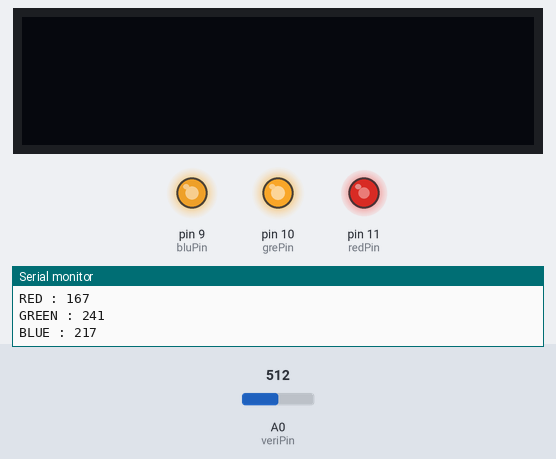
Bench run of a sketch on a simulated Arduino Uno, built with avr-gcc and run on an emulated ATmega328P. On the bench: 128×32 one-colour display, output pins drawn as LEDs (lit = HIGH), the last lines printed to the serial monitor. The test bench sets the inputs (shaded band); at power-on: A0 (veriPin) = 512. Random numbers use the default seed unless the sketch sets one.

Above: at 1.2 s.
1.3 s: A0 (veriPin) set to 716
At 2.5 s:
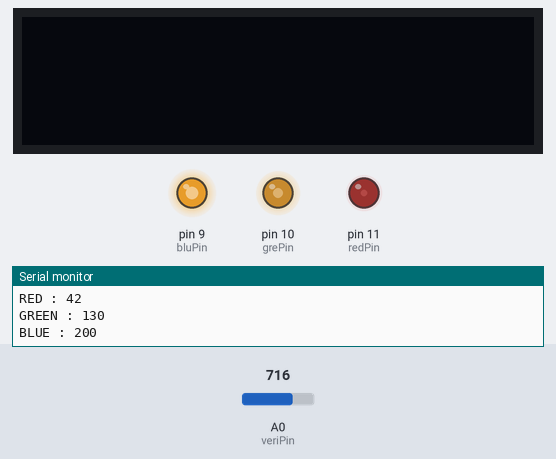
2.8 s: A0 (veriPin) set to 900
At 3.7 s:
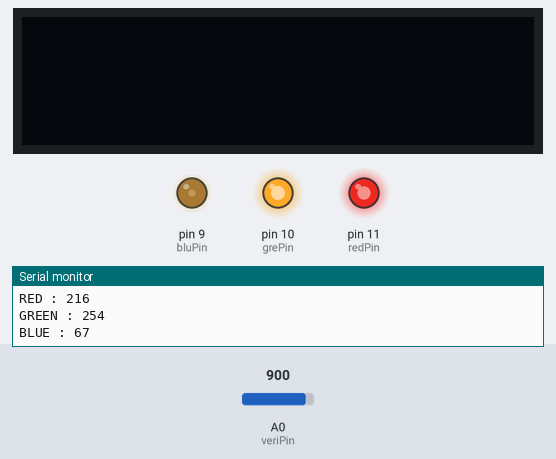
4.3 s: A0 (veriPin) set to 1023
At 4.8 s:
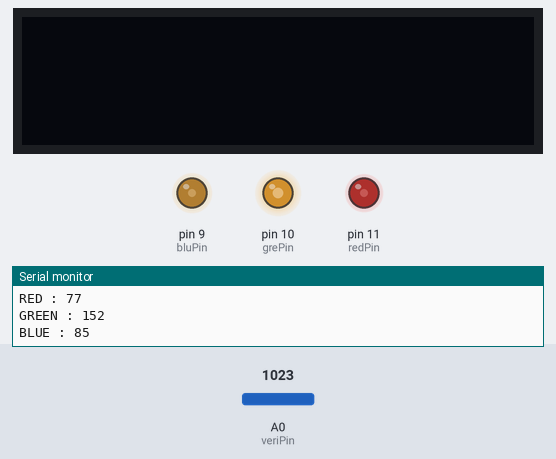
5.8 s: A0 (veriPin) set to 1013
At 7.0 s:
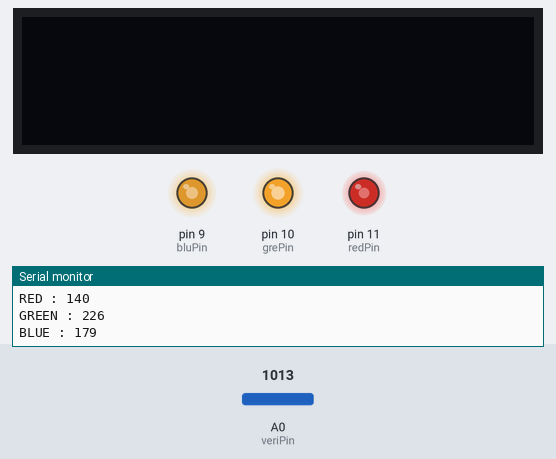
7.3 s: A0 (veriPin) set to 511
At 8.3 s:
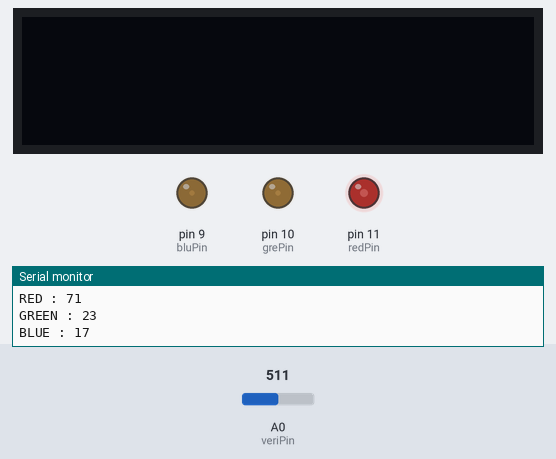
8.8 s: A0 (veriPin) set to 306
At 9.4 s:
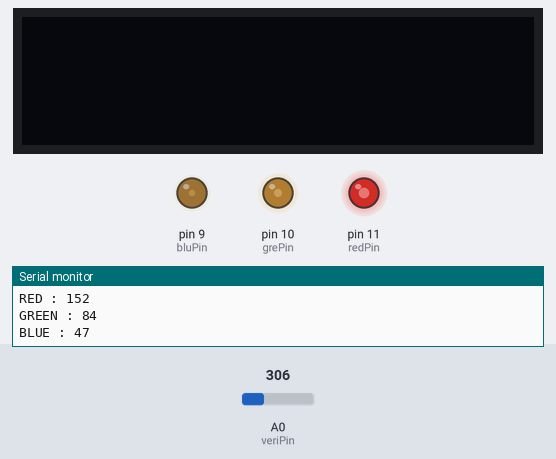
Timing chart, 0 to 11.3 s (numbered marks = the images above; inputs shaded):
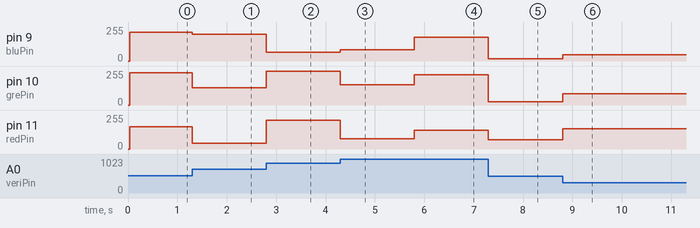

The sketch:

hoonyoung_test1.ino
```cpp
#include <Wire.h>
#include <Adafruit_SSD1306.h>
Adafruit_SSD1306 display(128, 32, &Wire, 0);
#define SCREEN_ADDRESS 0x3C

const int veriPin = A0;
const int redPin = 11;
const int grePin = 10;
const int bluPin = 9;

int lastVeriValue = 0;

void setup() {
  Serial.begin(9600);

  pinMode(redPin, OUTPUT);
  pinMode(grePin, OUTPUT);
  pinMode(bluPin, OUTPUT);

  display.begin(128,32);
  display.print("RGB value:");
  display.setCursor(0, 0);

}

void loop() {
  int veriValue = analogRead(veriPin);
  if(veriValue != lastVeriValue) {
    int red = random(256);
    int gre = random(256);
    int blu = random(256);

    analogWrite(redPin, red);
    analogWrite(grePin, gre);
    analogWrite(bluPin, blu);

    Serial.print("RED : ");
    Serial.println(red);
    Serial.print("GREEN : ");
    Serial.println(gre);
    Serial.print("BLUE : ");
    Serial.println(blu);

    display.setCursor(0, 1);
    display.print("RED :");
    display.print(red);
    display.print(" GREEN :");
    display.print(gre);
    display.print(" BLUE :");
    display.print(blu);

    lastVeriValue = veriValue;
  }
}
```

Measured:
- the behaviour switches between 1023 and 1022 on A0 (veriPin) (found by bisection; images 3 and 4)
- after the input at 1.3 s, pin 9 (bluPin): 217/255 → 200/255 at once; pin 10 (grePin): 241/255 → 130/255 at once; pin 11 (redPin): 167/255 → 42/255 at once
- after the input at 2.8 s, pin 9 (bluPin): 200/255 → 67/255 at once; pin 10 (grePin): 130/255 → 254/255 at once; pin 11 (redPin): 42/255 → 216/255 at once
- after the input at 4.3 s, pin 9 (bluPin): 67/255 → 85/255 at once; pin 10 (grePin): 254/255 → 152/255 at once; pin 11 (redPin): 216/255 → 77/255 at once
- after the input at 5.8 s, pin 9 (bluPin): 85/255 → 179/255 at once; pin 10 (grePin): 152/255 → 226/255 at once; pin 11 (redPin): 77/255 → 140/255 at once
- after the input at 7.3 s, pin 9 (bluPin): 179/255 → 17/255 at once; pin 10 (grePin): 226/255 → 23/255 at once; pin 11 (redPin): 140/255 → 71/255 at once
- after the input at 8.8 s, pin 9 (bluPin): 17/255 → 47/255 at once; pin 10 (grePin): 23/255 → 84/255 at once; pin 11 (redPin): 71/255 → 152/255 at once
